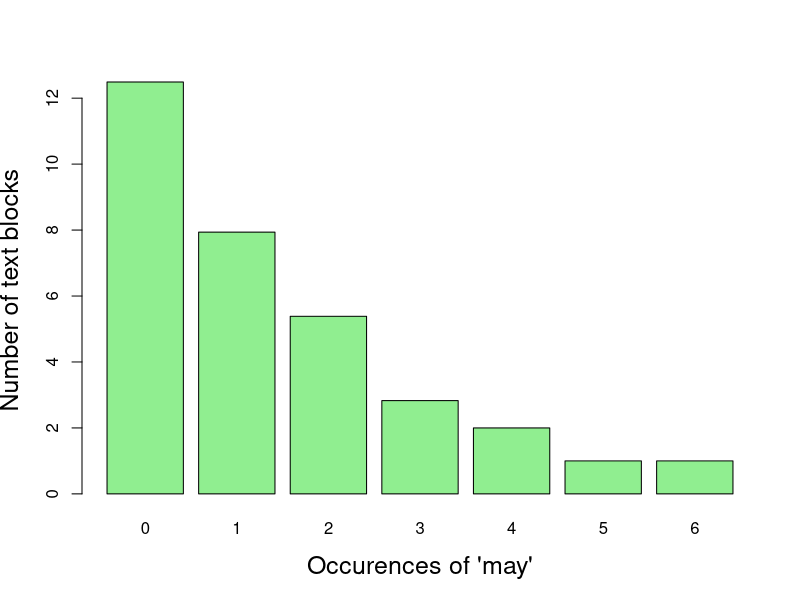
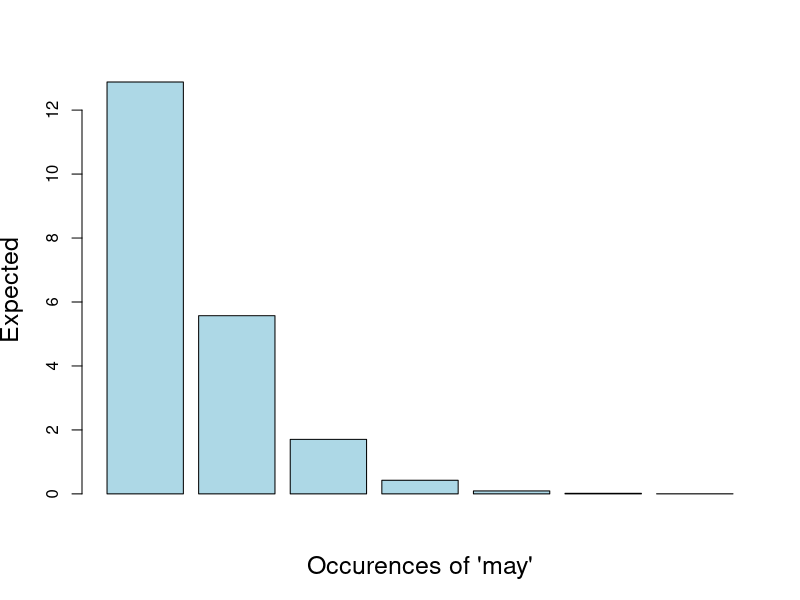
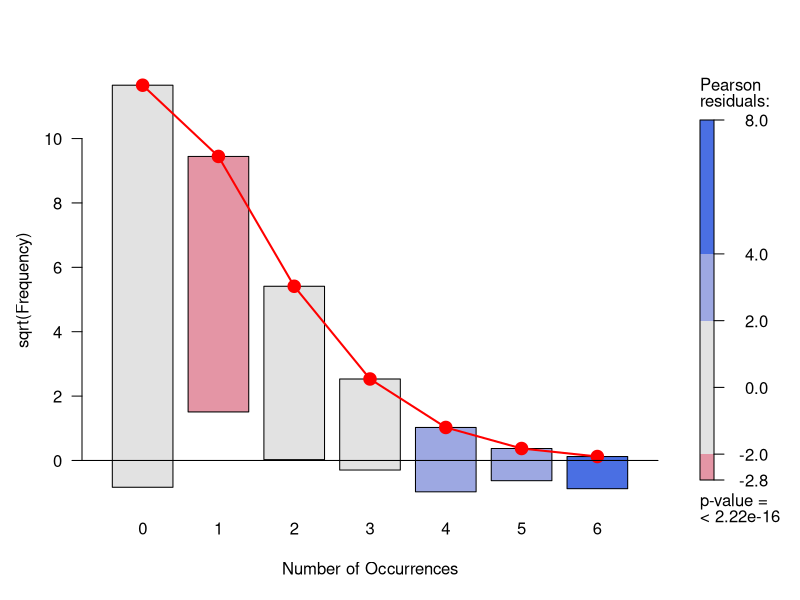
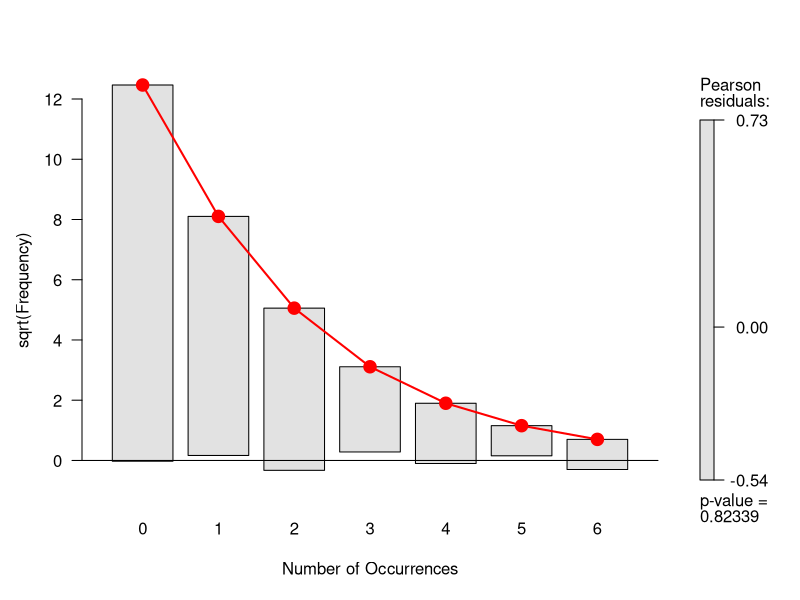
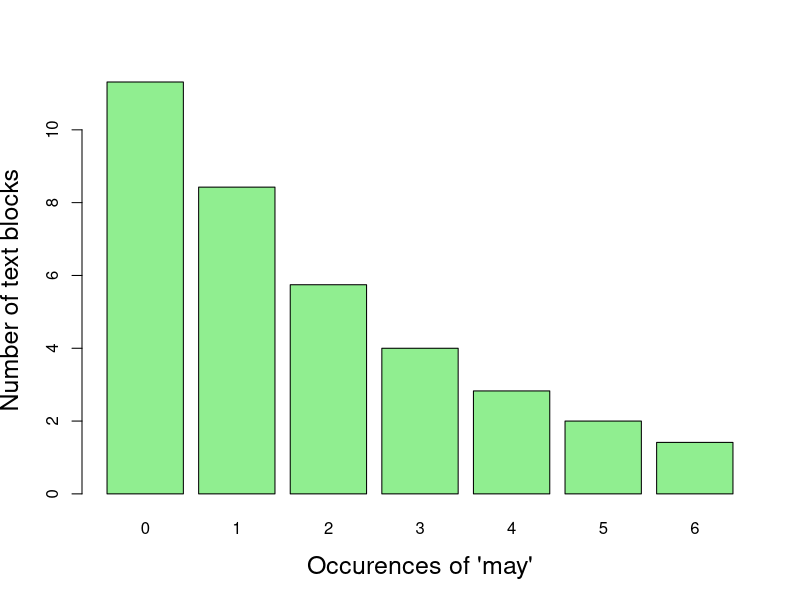
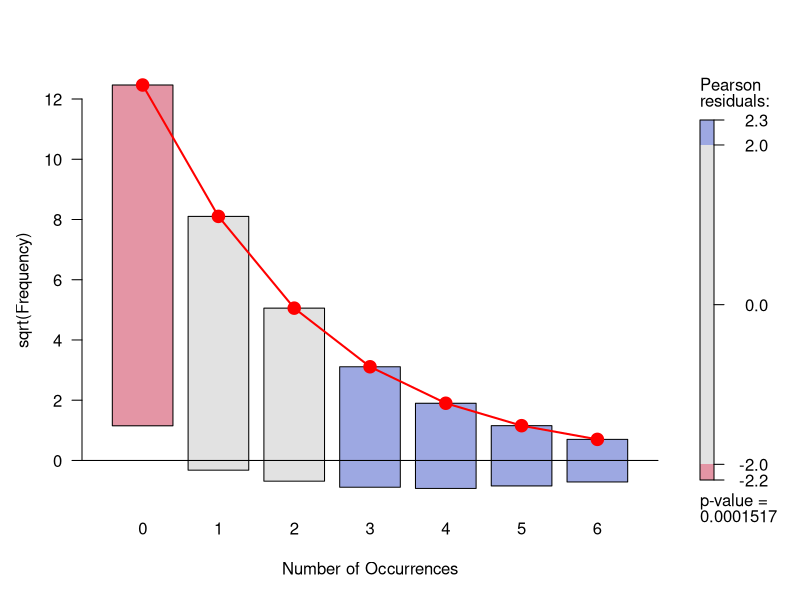
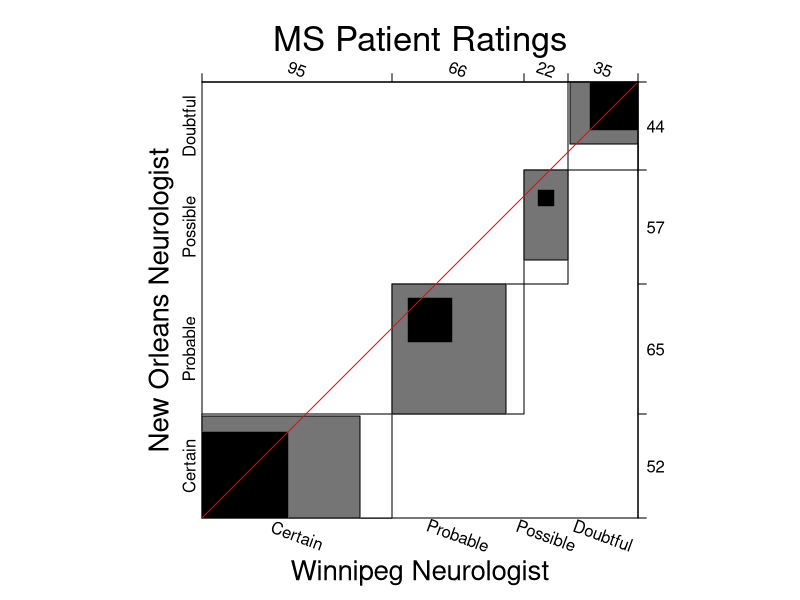

These charts were generated, in order, by the following R code:
## ---- chunk 1
knitr::opts_chunk$set(warning = FALSE
                      , message = FALSE
                      )

knitr::opts_template$set(
  fig.wide = list(fig.height = 4.5, fig.width = 8, fig.align='center')
  , fig.wideX = list(fig.height = 3, fig.width = 9, fig.align='center')
  , fig.relaxed = list(fig.height = 6, fig.width = 8, fig.align='center')
  , fig.tile = list(fig.height = 3, fig.width = 3, fig.align='center')
)
## ---- chunk 2
library(knitr)
library(vcd)
library(vcdExtra)
## ---- chunk 3
data("Federalist", package = "vcd")
Federalist
sum(Federalist)
mean(Federalist)
## ---- chunk 4
barplot(sqrt(Federalist)
        , xlab = "Occurences of 'may'"
        , ylab = "Number of text blocks"
        , col = "lightgreen"
        , cex.lab = 1.5
)
## ---- chunk 5
barplot(sqrt(200 * dpois(0:6, mean(Federalist)/200))
        , ylab = "Expected"
        , xlab = "Occurences of 'may'"
        , col = "lightblue"
        , cex.lab = 1.5)
## ---- chunk 6
Fed_fit0 <- goodfit(Federalist, type = "poisson")
# This will show the rate parameter, estimated by Maximum Likelihood
unlist(Fed_fit0$par)

# This will show a Chi-Square Goodness of fit test against the expected values of a poisson distribution with this parameter
summary(Fed_fit0)

# The plot speaks for itself!
plot(Fed_fit0, type = "hanging", shade = TRUE)
## ---- chunk 7
Fed_fit1 <- goodfit(Federalist, type = "nbinomial")
# This will show the rate and dispersion parameters, estimated by Maximum Likelihood
unlist(Fed_fit1$par)
summary(Fed_fit1)

# The plot speaks for itself!
plot(Fed_fit1, type = "hanging", shade = TRUE)
## ---- chunk 8
nonFederalist <- structure(c(128L, 71L, 33L, 16L, 8L, 4L, 2L), .Dim = 7L, .Dimnames = structure(list(
    c("0", "1", "2", "3", "4", "5", "6")), .Names = "nMay"), class = "table")
nonFederalist
sum(nonFederalist)
mean(nonFederalist)
barplot(sqrt(nonFederalist)
        , xlab = "Occurences of 'may'"
        , ylab = "Number of text blocks"
        , col = "lightgreen"
        , cex.lab = 1.5
)
## ---- chunk 9
Fed_fit3 <- goodfit(nonFederalist, type = "nbinomial", par = Fed_fit1$par)
summary(Fed_fit3)
plot(Fed_fit3, type = "hanging", shade = TRUE)
## ---- chunk 10
# combine results from two cities (same raters are involved in all cases)
MSP <- margin.table(MSPatients, 1:2)
MSP
## ---- chunk 11
# basic accuracy
sum(diag(MSP))/sum(MSP)
## ---- chunk 12
# cohen's kappa - the function in the vcd package provides confidence intervals for this statistic
confint(Kappa(MSP, weights = "Fleiss-Cohen"))
## ---- chunk 13
op <- par(mar = c(4, 3, 4, 1) + .1)
B <- agreementplot(MSP
                   , main = "MS Patient Ratings"
                   , xlab_rot = -20
)
par(op)
unlist(B)[1 : 2]
